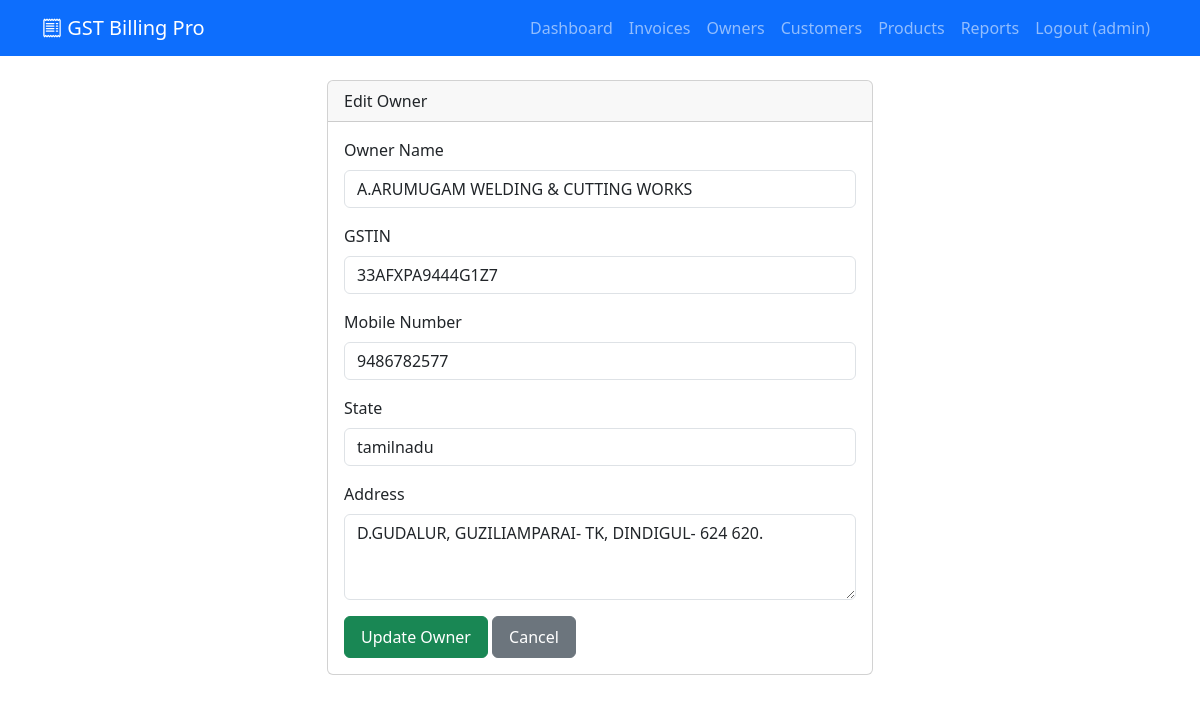
Page /main/owner/2/edit (signed in) on the committed database.
### MultipleFiles/models.py (models this page shows, shortened)
class User(db.Model, UserMixin):
    __tablename__ = 'user'
    id = db.Column(db.Integer, primary_key=True)
    username = db.Column(db.String(80), unique=True, nullable=False)
    email = db.Column(db.String(120), unique=True, nullable=False)
    password_hash = db.Column(db.String(128), nullable=False)

class Owner(db.Model):
    __tablename__ = 'owner'
    id = db.Column(db.Integer, primary_key=True)
    name = db.Column(db.String(100), nullable=False)
    gstin = db.Column(db.String(15))
    phone = db.Column(db.String(20))
    state = db.Column(db.String(50), nullable=False)
    address = db.Column(db.Text)
    invoices = db.relationship('Invoice', backref='owner', lazy=True)

### MultipleFiles/routes.py (the view, shortened to what this page needs)
@main.route('/owner/<int:id>/edit', methods=['GET', 'POST'])
@login_required
def owner_edit(id):
    owner = Owner.query.get_or_404(id)
    return render_template('owner_form.html', owner=owner)

### MultipleFiles/templates/owner_form.html (shortened to what this page needs)
{% extends "base.html" %}
{% block content %}
<div class="row justify-content-center">
    <div class="col-md-6">
        <div class="card">
            <div class="card-header">Edit Owner</div>
            <div class="card-body">
                <form method="POST">
                    <div class="mb-3">
                        <label class="form-label">Owner Name</label>
                        <input type="text" name="name" class="form-control" value="{{ owner.name }}" required>
                    </div>
                    <div class="mb-3">
                        <label class="form-label">GSTIN</label>
                        <input type="text" name="gstin" class="form-control" value="{{ owner.gstin or '' }}">
                    </div>
                    <div class="mb-3">
                        <label class="form-label">Mobile Number</label>
                        <input type="text" name="phone" class="form-control" value="{{ owner.phone or '' }}">
                    </div>
                    <div class="mb-3">
                        <label class="form-label">State</label>
                        <input type="text" name="state" class="form-control" value="{{ owner.state }}" required>
                    </div>
                    <div class="mb-3">
                        <label class="form-label">Address</label>
                        <textarea name="address" class="form-control" rows="3">{{ owner.address or '' }}</textarea>
                    </div>
                    <button type="submit" class="btn btn-success">Update Owner</button>
                    <a href="{{ url_for('main.owner_list') }}" class="btn btn-secondary">Cancel</a>
                </form>
            </div>
        </div>
    </div>
</div>
{% endblock %}

### MultipleFiles/templates/base.html (shortened to what this page needs)
<!DOCTYPE html>
<html lang="en">
<head>
    <link href="https://cdn.jsdelivr.net/npm/bootstrap@5.3.3/dist/css/bootstrap.min.css" rel="stylesheet">
    <link rel="stylesheet" href="{{ url_for('static', filename='css/invoice.css') }}">
    <link href="https://cdn.jsdelivr.net/npm/bootstrap-icons@1.11.3/font/bootstrap-icons.css" rel="stylesheet">
</head>
<body>
    <nav class="navbar navbar-expand-lg navbar-dark bg-primary">
        <div class="container">
            {% if current_user.is_authenticated %}
            <a class="navbar-brand" href="{{ url_for('main.dashboard') }}">
                <i class="bi bi-receipt"></i> GST Billing Pro
            </a>
            <div class="navbar-nav ms-auto">
                <a class="nav-link" href="{{ url_for('main.dashboard') }}">Dashboard</a>
                <a class="nav-link" href="{{ url_for('main.invoice_list') }}">Invoices</a>
                <a class="nav-link" href="{{ url_for('main.owner_list') }}">Owners</a>
                <a class="nav-link" href="{{ url_for('main.customer_list') }}">Customers</a>
                <a class="nav-link" href="{{ url_for('main.products') }}">Products</a>
                <a class="nav-link" href="{{ url_for('main.reports') }}">Reports</a>
                <a class="nav-link" href="{{ url_for('main.logout') }}">Logout ({{ current_user.username }})</a>
            </div>
            {% endif %}
        </div>
    </nav>
    <div class="container mt-4">
        {% block content %}{% endblock %}
    </div>
</body>
</html>

### MultipleFiles/static/css/invoice.css (style rules this page uses)
body { font-family: 'Segoe UI', Tahoma, Geneva, Verdana, sans-serif; }
.btn { padding: 8px 16px; }

### rows in the picture
User: username "admin"
Owner: name "A.ARUMUGAM WELDING & CUTTING WORKS", gstin "33AFXPA9444G1Z7", phone "9486782577", state "tamilnadu", address "D.GUDALUR, GUZILIAMPARAI- TK, DINDIGUL- 624 620."
